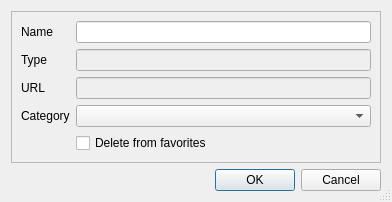
<?xml version="1.0" encoding="UTF-8"?>
<ui version="4.0">
 <class>EditDialog</class>
 <widget class="QDialog" name="EditDialog">
  <property name="geometry">
   <rect>
    <x>0</x>
    <y>0</y>
    <width>392</width>
    <height>188</height>
   </rect>
  </property>
  <property name="windowTitle">
   <string>Edit/delete favorite</string>
  </property>
  <property name="sizeGripEnabled">
   <bool>true</bool>
  </property>
  <layout class="QVBoxLayout" name="verticalLayout">
   <item>
    <widget class="QFrame" name="frame">
     <property name="frameShape">
      <enum>QFrame::StyledPanel</enum>
     </property>
     <property name="frameShadow">
      <enum>QFrame::Raised</enum>
     </property>
     <layout class="QFormLayout" name="formLayout">
      <item row="0" column="0">
       <widget class="QLabel" name="label">
        <property name="text">
         <string>Name</string>
        </property>
       </widget>
      </item>
      <item row="0" column="1">
       <widget class="QLineEdit" name="input_name"/>
      </item>
      <item row="4" column="1">
       <widget class="QCheckBox" name="check_delete">
        <property name="text">
         <string>Delete from favorites</string>
        </property>
       </widget>
      </item>
      <item row="3" column="1">
       <widget class="QComboBox" name="combo_category">
        <property name="editable">
         <bool>false</bool>
        </property>
       </widget>
      </item>
      <item row="3" column="0">
       <widget class="QLabel" name="label_2">
        <property name="text">
         <string>Category</string>
        </property>
       </widget>
      </item>
      <item row="2" column="0">
       <widget class="QLabel" name="label_3">
        <property name="text">
         <string>URL</string>
        </property>
       </widget>
      </item>
      <item row="2" column="1">
       <widget class="QLineEdit" name="input_url">
        <property name="enabled">
         <bool>false</bool>
        </property>
        <property name="text">
         <string/>
        </property>
        <property name="readOnly">
         <bool>true</bool>
        </property>
       </widget>
      </item>
      <item row="1" column="0">
       <widget class="QLabel" name="label_4">
        <property name="text">
         <string>Type</string>
        </property>
       </widget>
      </item>
      <item row="1" column="1">
       <widget class="QLineEdit" name="input_type">
        <property name="enabled">
         <bool>false</bool>
        </property>
        <property name="readOnly">
         <bool>true</bool>
        </property>
       </widget>
      </item>
     </layout>
    </widget>
   </item>
   <item>
    <widget class="QDialogButtonBox" name="buttons_ok_cancel">
     <property name="orientation">
      <enum>Qt::Horizontal</enum>
     </property>
     <property name="standardButtons">
      <set>QDialogButtonBox::Cancel|QDialogButtonBox::Ok</set>
     </property>
    </widget>
   </item>
  </layout>
 </widget>
 <resources/>
 <connections>
  <connection>
   <sender>buttons_ok_cancel</sender>
   <signal>accepted()</signal>
   <receiver>EditDialog</receiver>
   <slot>accept()</slot>
   <hints>
    <hint type="sourcelabel">
     <x>248</x>
     <y>254</y>
    </hint>
    <hint type="destinationlabel">
     <x>157</x>
     <y>274</y>
    </hint>
   </hints>
  </connection>
  <connection>
   <sender>buttons_ok_cancel</sender>
   <signal>rejected()</signal>
   <receiver>EditDialog</receiver>
   <slot>reject()</slot>
   <hints>
    <hint type="sourcelabel">
     <x>316</x>
     <y>260</y>
    </hint>
    <hint type="destinationlabel">
     <x>286</x>
     <y>274</y>
    </hint>
   </hints>
  </connection>
 </connections>
</ui>
